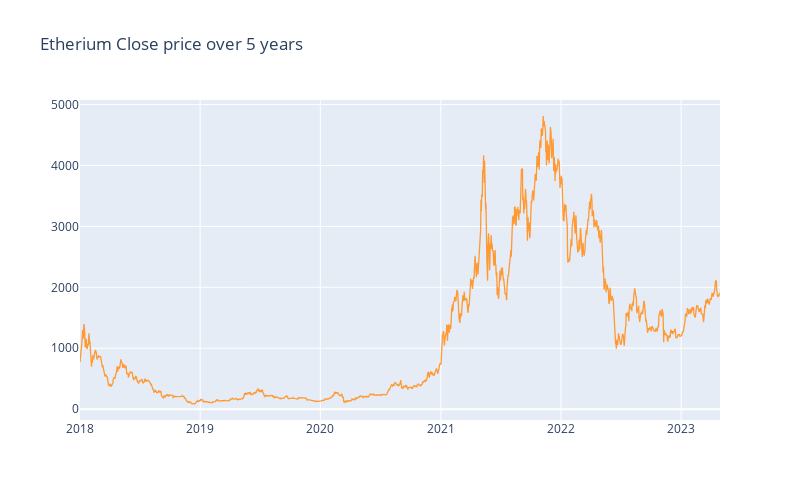

Notebook code cell kept with this figure:
### Markdown cell above
<p>We can see that the dataset has 1945 observations (daily) and 6 fields.</p>
<p>Plotting the 'Close' price to see overall trend of the price movements.</p>

### Code cell
# Preliminary exploration
layout1 = cf.Layout(height=500, width=800, title='Etherium Close price over 5 years')
data['Close'].iplot(kind='line', layout=layout1)

### Figure 1 — Plotly figure (JSON) as saved in the notebook; plotly's stock layout.template omitted (floating-point values rounded to 4 significant figures; data arrays with more than 128 entries replaced by an {"elided": "..."} marker saying what was removed)
{"data": [{"line": {"color": "rgba(255, 153, 51, 1.0)", "dash": "solid", "shape": "linear", "width": 1.3}, "mode": "lines", "name": "Close", "text": "", "type": "scatter", "x": {"elided": "1945 str values"}, "y": {"elided": "1945 float values"}}], "layout": {"height": 500, "title": {"text": "Etherium Close price over 5 years"}, "width": 800}}
